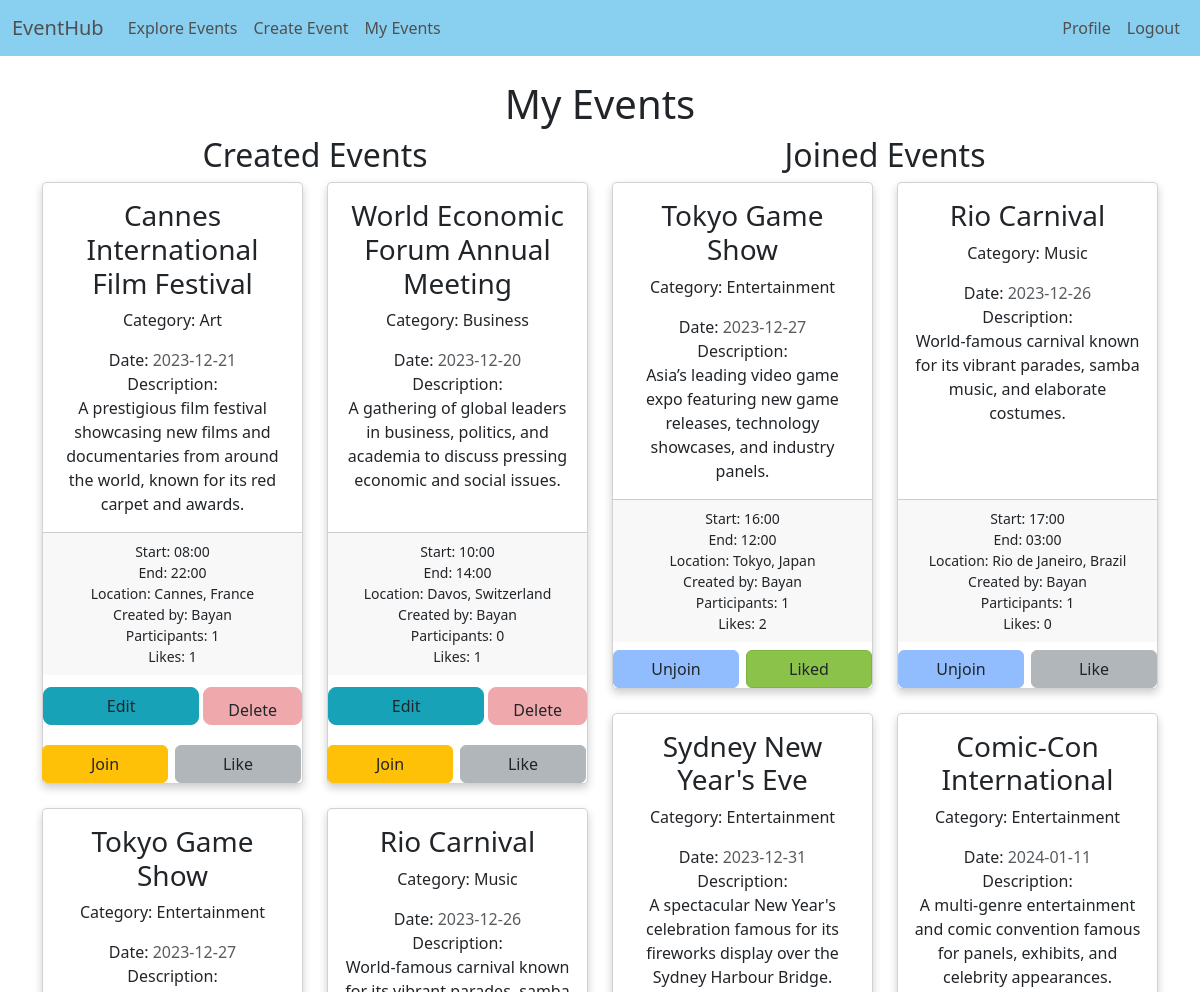
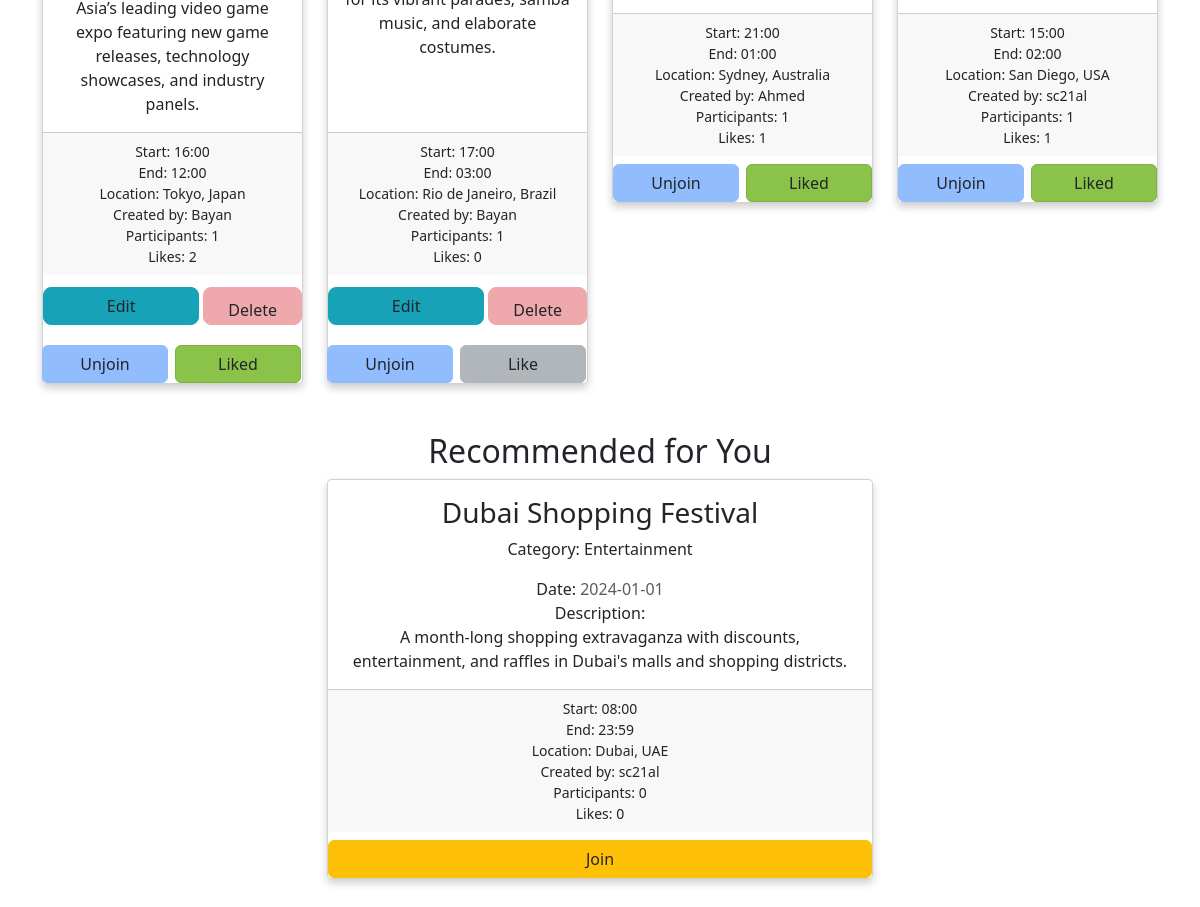
Screenshot of /my_events (signed in) with the database file from the repository (2 pictures, top to bottom).
### app/models/models.py (models this page shows, shortened)
class Event(db.Model):
    id = db.Column(db.Integer, primary_key=True)
    category = db.Column(db.String(100))
    title = db.Column(db.String(255), nullable=False)
    description = db.Column(db.Text)
    date = db.Column(db.Date, nullable=False)
    start_time = db.Column(db.Time, nullable=False)
    end_time = db.Column(db.Time, nullable=False)
    location = db.Column(db.String(100))
    creator_id = db.Column(db.Integer, db.ForeignKey('user.id'))

class User(UserMixin, db.Model):
    id = db.Column(db.Integer, primary_key=True)
    username = db.Column(db.String(50), unique=True, nullable=False)
    email = db.Column(db.String(255), unique=True, nullable=False)
    password_hash = db.Column(db.String(128))
    created_events = db.relationship('Event', backref='creator', lazy=True)
    liked_events = db.relationship('Event', secondary=likes, backref=db.backref('liked_by', lazy='dynamic'))
    joined_events = db.relationship('Event', secondary=registrations, backref=db.backref('participants', lazy='dynamic'))

### app/views/events.py (the view)
@events_dp.route('/my_events')
@login_required
def my_events():
    created_events = current_user.created_events
    joined_events = current_user.joined_events  # Convert to list
    recommended_event = recommendation()        # Get a recommended event
    return render_template("my_events.html", created_events=created_events, joined_events=joined_events, recommended_event=recommended_event, title="My Events")

### app/templates/events/my_events.html (shortened to what this page needs)
{% extends "base.html" %}
{% block styles %}
<link rel="stylesheet" type="text/css" href="{{ url_for('static', filename='css/events.css') }}">
{% endblock %}
{% block content %}
<div class="container mt-4">
    <h1 class="text-center">My Events</h1>
    <div class="row">
        <div class="col-lg-6 text-center">
            <h2>Created Events</h2>
            <div class="row">
                {% for event in created_events %}
                <div class="col-md-6 mb-4">
                    <div class="card h-100">
                        <div class="card-body">
                            <h3 class="card-title">{{ event.title }}</h3>
                            <p class="event-info-title">Category: {{ event.category | capitalize }}</p>
                            <div class="event-info-title">Date: <span
                                    class="text-muted">{{event.date.strftime('%Y-%m-%d') }}</span></div>
                            <div class="event-info-title">Description:</div>
                            <p class="card-text">{{ event.description }}</p>
                        </div>
                        <div class="card-footer">
                            <small class="d-block">Start: {{ event.start_time.strftime('%H:%M') }}</small>
                            <small class="d-block">End: {{ event.end_time.strftime('%H:%M') }}</small>
                            <small class="d-block">Location: {{ event.location }}</small>
                            <small class="d-block">Created by: {{ event.creator.username }}</small>
                            <small class="d-block">Participants: <span id="participants-{{ event.id }}">{{
                                    event.participants.count() }}</span></small>
                            <small class="d-block">Likes: <span id="likes-{{ event.id }}">{{
                                    event.liked_by.count()}}</span></small>
                        </div>
                        <div class="btn-group w-100 mt-2" role="group" aria-label="Event Actions">
                            <div class="btn-col">
                                <a href="{{ url_for('events_views.edit_event', event_id=event.id) }}"
                                    class="btn event-action-btn text-dark custom-btn-width btn-edit-custom">Edit</a>
                                <form action="{{ url_for('events_views.delete_event', event_id=event.id) }}"
                                    method="post" class="d-inline-block">
                                    <button type="submit"
                                        class="btn btn-delete-custom text-dark event-action-btn custom-btn-width">Delete</button>
                                </form>
                            </div>
                            <div class="btn-group w-100 d-flex justify-content-center mt-2" role="group"
                                aria-label="Event Actions">
                                <button data-event-id="{{ event.id }}" onclick="joinEvent(this)"
                                    class="btn {{ 'btn-join-custom' if current_user in event.participants else 'btn-warning' }} rounded custom-btn-width text-dark">
                                    {{ 'Unjoin' if current_user in event.participants else 'Join' }}
                                </button>
                                <button data-event-id="{{ event.id }}" onclick="likeEvent(this)"
                                    class="btn {{ 'btn-purple' if current_user in event.liked_by else 'btn-like-custom' }} rounded custom-btn-width text-dark">
                                    {{ 'Liked' if current_user in event.liked_by else 'Like' }}
                                </button>
                            </div>
                        </div>
                    </div>
                </div>
                {% else %}
                <div class="col-12">
                    <p class="text-center">No created events available</p>
                </div>
                {% endfor %}
            </div>
        </div>
        <div class="col-lg-6 text-center">
            <h2>Joined Events</h2>
            <div class="row">
                {% for event in joined_events %}
                <div class="col-md-6 mb-4">
                    <div class="card h-100">
                        <div class="card-body">
                            <h3 class="card-title">{{ event.title }}</h3>
                            <p class="event-info-title">Category: {{ event.category | capitalize }}</p>
                            <div class="event-info-title">Date: <span
                                    class="text-muted">{{event.date.strftime('%Y-%m-%d') }}</span></div>
                            <div class="event-info-title">Description:</div>
                            <p class="card-text">{{ event.description }}</p>
                        </div>
                        <div class="card-footer">
                            <small class="d-block">Start: {{ event.start_time.strftime('%H:%M') }}</small>
                            <small class="d-block">End: {{ event.end_time.strftime('%H:%M') }}</small>
                            <small class="d-block">Location: {{ event.location }}</small>
                            <small class="d-block">Created by: {{ event.creator.username }}</small>
                            <small class="d-block">Participants: <span
                                    id="participants-{{ event.id }}">{{event.participants.count() }}</span></small>
                            <small class="d-block">Likes: <span id="likes-{{ event.id }}">{{
                                    event.liked_by.count()}}</span></small>
                        </div>
                        <div class="btn-group w-100 d-flex justify-content-center mt-2" role="group"
                            aria-label="Event Actions">
                            <button data-event-id="{{ event.id }}" onclick="joinEvent(this)"
                                class="btn {{ 'btn-join-custom' if current_user in event.participants else 'btn-warning' }} rounded custom-btn-width text-dark">
                                {{ 'Unjoin' if current_user in event.participants else 'Join' }}
                            </button>
                            <button data-event-id="{{ event.id }}" onclick="likeEvent(this)"
                                class="btn {{ 'btn-purple' if current_user in event.liked_by else 'btn-like-custom' }} rounded custom-btn-width text-dark">
                                {{ 'Liked' if current_user in event.liked_by else 'Like' }}
                            </button>
                        </div>
                    </div>
                </div>
                {% else %}
                <div class="col-12">
                    <p class="text-center">No joined events available</p>
                </div>
                {% endfor %}
            </div>
        </div>
    </div>
    <div class="row mt-4 justify-content-center">
        <div class="col-12 text-center">
            <h2>Recommended for You</h2>
            <div class="row">
                {% if recommended_event %}
                <div class="col-md-6 mx-auto">
                    <div class="card h-100">
                        <div class="card-body">
                            <h3 class="card-title">{{ recommended_event.title }}</h3>
                            <p class="event-info-title">Category: {{ recommended_event.category | capitalize }}</p>
                            <div class="event-info-title">Date: <span class="text-muted">{{
                                    recommended_event.date.strftime('%Y-%m-%d') }}</span></div>
                            <div class="event-info-title">Description:</div>
                            <p class="card-text">{{ recommended_event.description }}</p>
                        </div>
                        <div class="card-footer">
                            <small class="d-block">Start: {{ recommended_event.start_time.strftime('%H:%M') }}</small>
                            <small class="d-block">End: {{ recommended_event.end_time.strftime('%H:%M') }}</small>
                            <small class="d-block">Location: {{ recommended_event.location }}</small>
                            <small class="d-block">Created by: {{ recommended_event.creator.username }}</small>
                            <small class="d-block">Participants: <span
                                    id="participants-{{ recommended_event.id }}">{{recommended_event.participants.count()
                                    }}</span></small>
                            <small class="d-block">Likes: <span
                                    id="likes-{{ recommended_event.id }}">{{recommended_event.liked_by.count()
                                    }}</span></small>
                        </div>
                        <div class="btn-group w-100 mt-2" role="group" aria-label="Event Actions">
                            {% set is_participant = current_user in recommended_event.participants %}
                            <button data-event-id="{{ recommended_event.id }}" onclick="joinEvent(this)"
                                class="btn {{ 'btn-join-custom' if is_participant else 'btn-warning' }} rounded custom-btn-width text-dark">
                                {{ 'Unjoin' if is_participant else 'Join' }}
                            </button>
                        </div>
                    </div>
                </div>
                {% else %}
                <div class="col-12">
                    <p class="text-center">No recommendations at the moment.</p>
                </div>
                {% endif %}
            </div>
        </div>
    </div>
</div>
{% endblock %}

### app/static/css/events.css (style rules this page uses)
.card { position: relative; box-shadow: 0 4px 8px 0 rgba(0,0,0,0.2); transition: 0.3s; border-radius: 5px; }
.btn { color: black; }
.btn-group { display: flex; justify-content: space-between; flex-wrap: wrap; gap: 8px; }
.btn-col { display: flex; flex-direction: column; gap: 4px; width: 100%; }
.event-action-btn { padding: 10px 24px; border-radius: 4px; margin: 4px 0; flex: 1; box-sizing: border-box; transition: background-color 0.3s, border-color 0.3s; text-align: center; }
.btn-warning, .btn-warning:hover, .btn-warning:focus { border: 1px solid #ffc107; }
.btn-purple { background-color: #8BC34A; color: black; border-color: #7CB342; border-radius: 0.5rem; }
form .event-action-btn { display: block; width: 100%; }
.custom-btn-width { width: 100px; border-radius: 8px; }
.btn { height: 38px; display: flex; align-items: center; justify-content: center; }
.btn-delete-custom { background-color: #EFA9AC; border-color: #EFA9AC; color: black; }
.btn-like-custom { background-color: #B0B6BA; border-color: #B0B6BA; color: black; }
.btn-join-custom { background-color: #91BCFD; border-color: #91BCFD; color: black; }
.btn-edit-custom { background-color: #17a2b8; border-color: #17a2b8; color: white; }
@media (min-width: 768px) { .btn-group { flex-direction: row; gap: 8px; } }
@media (min-width: 768px) { .btn-col { flex-direction: row; justify-content: center; } }
@media (min-width: 768px) { .event-action-btn { width: auto; } }

### rows the page displays
Event: title "Cannes International Film Festival", category "Art", date "2023-12-21", description "A prestigious film festival showcasing new films and documentaries from around the world, known for its red carpet and awards.", start_time "08:00", end_time "22:00", location "Cannes, France", creator.username "Bayan", participants.count "1", liked_by.count "1", participants "Join", liked_by "Like"
Event: title "World Economic Forum Annual Meeting", category "Business", date "2023-12-20", description "A gathering of global leaders in business, politics, and academia to discuss pressing economic and social issues.", start_time "10:00", end_time "14:00", location "Davos, Switzerland", creator.username "Bayan", participants.count "0", liked_by.count "1", participants "Join", liked_by "Like"
Event: title "Tokyo Game Show", category "Entertainment", date "2023-12-27", description "Asia’s leading video game expo featuring new game releases, technology showcases, and industry panels.", start_time "16:00", end_time "12:00", location "Tokyo, Japan", creator.username "Bayan", participants.count "1", liked_by.count "2", participants "Unjoin", liked_by "Liked"
Event: title "Rio Carnival", category "Music", date "2023-12-26", description "World-famous carnival known for its vibrant parades, samba music, and elaborate costumes.", start_time "17:00", end_time "03:00", location "Rio de Janeiro, Brazil", creator.username "Bayan", participants.count "1", liked_by.count "0", participants "Unjoin", liked_by "Like"
Event: title "Sydney New Year's Eve", category "Entertainment", date "2023-12-31", description "A spectacular New Year's celebration famous for its fireworks display over the Sydney Harbour Bridge.", start_time "21:00", end_time "01:00", location "Sydney, Australia", creator.username "Ahmed", participants.count "1", liked_by.count "1", participants "Unjoin", liked_by "Liked"
Event: title "Comic-Con International", category "Entertainment", date "2024-01-11", description "A multi-genre entertainment and comic convention famous for panels, exhibits, and celebrity appearances.", start_time "15:00", end_time "02:00", location "San Diego, USA", creator.username "sc21al", participants.count "1", liked_by.count "1", participants "Unjoin", liked_by "Liked"
Event: title "Dubai Shopping Festival", category "Entertainment", date "2024-01-01", description "A month-long shopping extravaganza with discounts, entertainment, and raffles in Dubai's malls and shopping districts.", start_time "08:00", end_time "23:59", location "Dubai, UAE"
User: creator.username "sc21al"

### other values shown
{{ recommended_event.participants.count() }} "0"
{{ recommended_event.liked_by.count() }} "0"
{{ 'Unjoin' if is_participant else 'Join' }} "Join"
